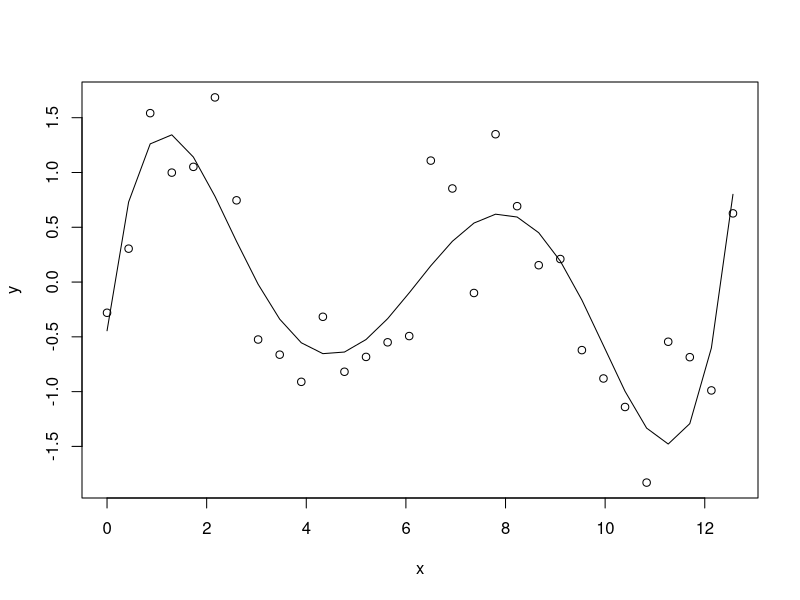

Write the R code that produced this figure.

set.seed(123)

n <- 30
sigma <- 0.5

x <- seq(from = 0, to = 4*pi, length = n)   # x
y <- sin(x) + rnorm(n, sd = sigma)          # y = f(x) + eps

deg <- 5    # try: 5, 4, 8, 20   (complexity of the model)
dpoly_xy <- data.frame(poly(x,deg), y)      # expand x poly
md <- lm(y ~ ., dpoly_xy)                   # f^ 

plot(y ~ x)                                 # y ~ x
lines(predict(md, dpoly_xy) ~ x)            # f^(x) ~ x
